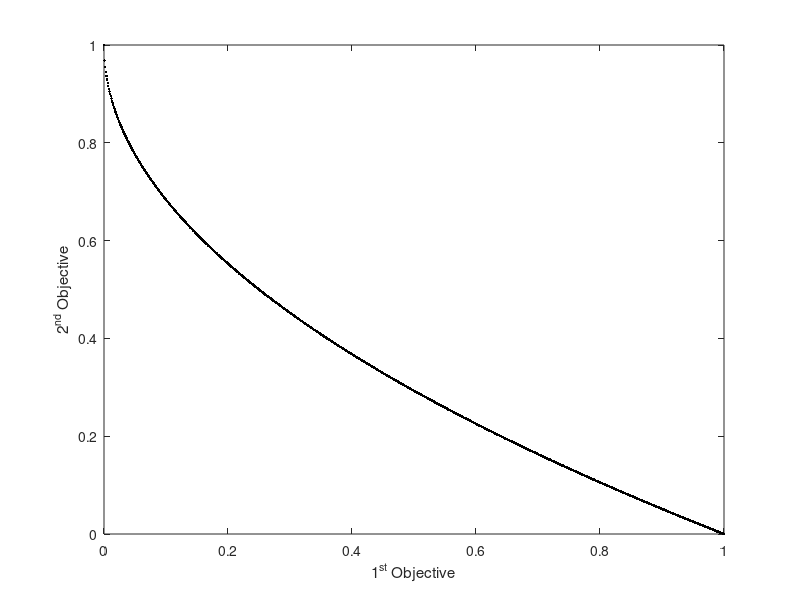

Recreate this plot in MATLAB.
load('ZDT1.mat');
% %  
 plot(PF(:,1),PF(:,2),'k.');%'k.'表示黑色的点
 xlabel('1^{st} Objective');
 ylabel('2^{nd} Objective');

 
% plot3(PF(:,1),PF(:,2),PF(:,3),'k.');%'k.'表示黑色的点
%  xlabel('f_1');
%  ylabel('f_2');
%  zlabel('f_3');
% %  